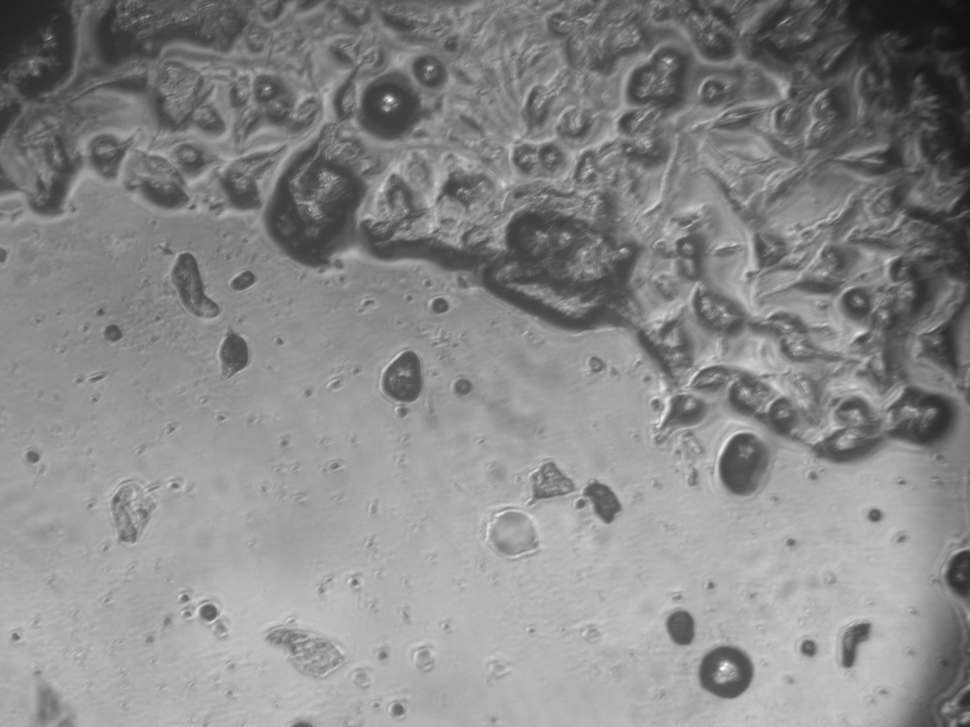
#> input picture software/1_corner_0.png, 970 x 727 px, shrunk from 1440 x 1080 before the run
$ python difference_between_images.py --file1 1_corner_0.png --file2 1_corner_9.png
#> lines starting #> are read from the running program, lines starting #| are printed output that depends on the picture; after the words box and inside, x2 and y2 are one past the last pixel; in counts of white or black regions, pixels touching at a corner belong together; long printed decimals are rounded
#> further down, image_1 is the input picture: PIL image 970x727 L; min 16, max 255, mean 137.1
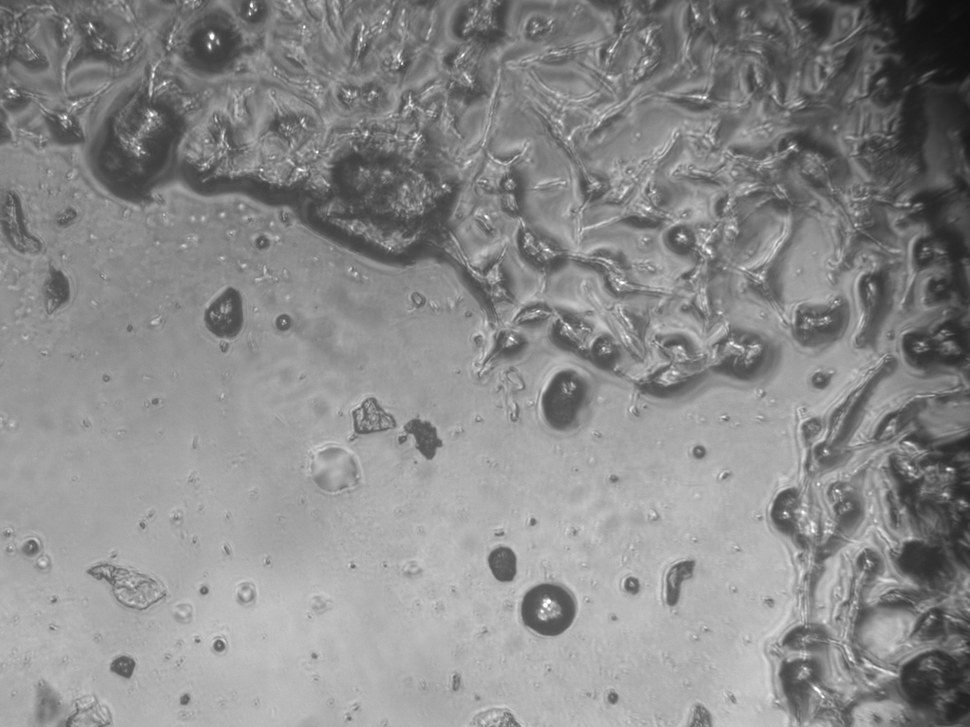
#> input picture software/1_corner_9.png, 970 x 727 px, shrunk from 1440 x 1080 before the run
#> further down, image_2 is the input picture: PIL image 970x727 L; min 13, max 255, mean 138.5
### software/services/images_difference_serivce.py
import numpy as np
import cv2 as cv
from matplotlib import pyplot as plt


class ImagesDifferenceService:

    def __init__(self):
        self.good_threshold = 0.7

    # [35 lines left out: function calculate_offset, not called in this run]

    def show_pixel_offset(self, image_1, image_2):
        sift = cv.SIFT_create()
        key_points_1, descriptors_1 = sift.detectAndCompute(image_1, None)
#> key_points_1 = 1894 keypoints; strongest (x, y, size): (389, 99, 5.2), (725, 667, 7.8), (681, 627, 20.1), (860, 632, 13.6)
        key_points_2, descriptors_2 = sift.detectAndCompute(image_2, None)
#> key_points_2 = 3758 keypoints; strongest (x, y, size): (212, 36, 3.8), (251, 5, 2.4), (209, 46, 2.8), (948, 469, 2.7)
        flann_index_kdtree = 1
        index_params = dict(algorithm=flann_index_kdtree, trees=5)
        search_params = dict(checks=50)
        flann = cv.FlannBasedMatcher(index_params, search_params)
        matches = flann.knnMatch(descriptors_1, descriptors_2, k=2)
#> matches = 1894 matches
        good = []
        for m, n in matches:
            if m.distance < self.good_threshold * n.distance:
                good.append(m)
#> after the loop, good = 84 matches

        src_pts = np.float32([key_points_1[m.queryIdx].pt for m in good]).reshape(-1, 1, 2)
#> src_pts = 84 rows, first 8: [142, 17.88], [192.2, 300.6], [193.7, 253.6], [221.1, 627.9], [307.2, 238.2], [332.7, 257.4], [368.4, 139.2], [371.3, 210.5]
        dst_pts = np.float32([key_points_2[m.trainIdx].pt for m in good]).reshape(-1, 1, 2)
#> dst_pts = 84 rows, first 8: [169.9, 41.18], [750.3, 272.6], [513.7, 548.2], [502.9, 564.5], [128.3, 176.6], [154.1, 193.9], [188.8, 76.72], [196.4, 147]
        transformation, mask = cv.findHomography(src_pts, dst_pts, cv.RANSAC, 5.0)
#> transformation = [[0.993, -0.00448, -175.2], [-0.00446, 0.991, -59.97], [-8.96e-06, -6.2e-06, 1]]; mask = 84 values, max 1 at index 4, min 0 at index 0, mean 0.881
        matches_mask = mask.ravel().tolist()
#> matches_mask has the same summary as mask
        h, w = image_1.shape
#> h = 727; w = 970
        pts = np.float32([[0, 0],
                          [0, h - 1],
                          [w - 1, h - 1],
                          [w - 1, 0]]).reshape(-1, 1, 2)
#> pts = [[0, 0], [0, 726], [969, 726], [969, 0]]
        destination = cv.perspectiveTransform(pts, transformation)
#> destination = [[-175.2, -59.97], [-179.3, 662.4], [793.9, 663.9], [793.5, -64.86]]
        image_2 = cv.polylines(image_2, [np.int32(destination)], True, 255, 3, cv.LINE_AA)
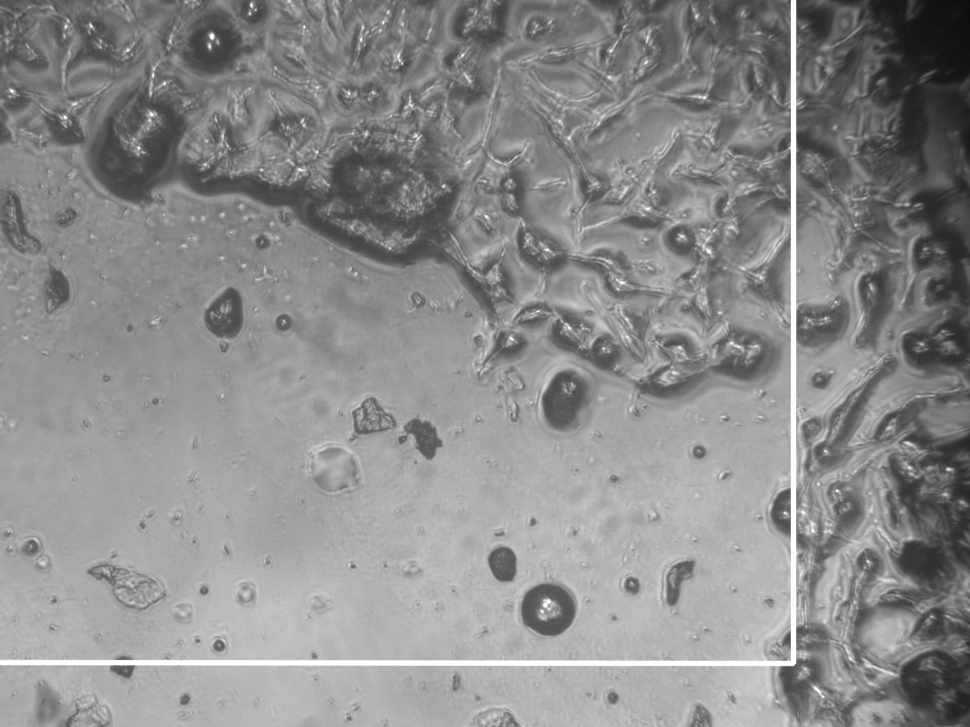
#> image_2: shape (727, 970); 1.45% of pixels changed, all inside (x1, y1, x2, y2) = (0, 0, 797, 667)
        draw_params = dict(matchColor=(0, 255, 0),  # draw matches in green color
                           singlePointColor=None,
                           matchesMask=matches_mask,  # draw only inliers
                           flags=2)
#> draw_params = 4 items
        image_3 = cv.drawMatches(image_1,
                                 key_points_1,
                                 image_2,
                                 key_points_2,
                                 good,
                                 None,
                                 **draw_params)
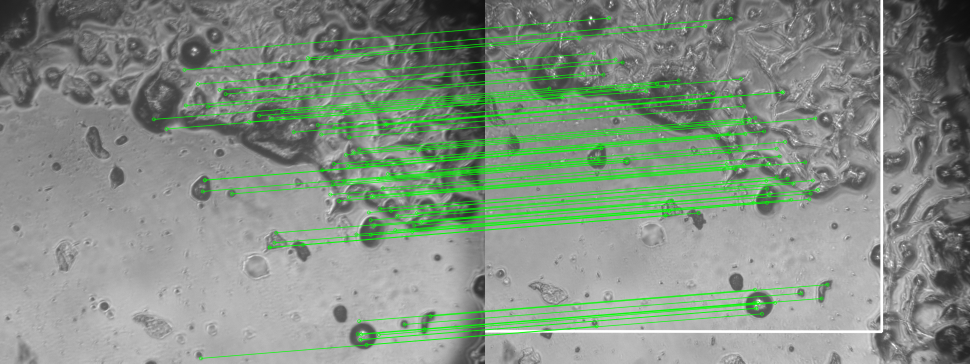
#> image_3: shape (727, 1940, 3) (shown at 1/2 size); mean of channels 0, 1, 2 131.4, 144.7, 131.4; drawn as R, G, B
        print(destination)
#| [[[-175.199  -59.9738 ]]
#|  [[-179.262  662.4228 ]]
#|  [[ 793.8512   663.8685 ]]
#|  [[ 793.528  -64.858]]]
        print(transformation)
#| [[ 9.92612046e-01 -4.48369335e-03 -1.75199085e+02]
#|  [-4.45977246e-03  9.90926863e-01 -5.99738015e+01]
#|  [-8.95511039e-06 -6.20420395e-06  1.00000000e+00]]
        print('translation: x: ' + str(destination[0][0][0]) + ' y: ' + str(destination[0][0][1]))
#| translation: x: -175.199 y: -59.9738
        plt.imshow(image_3, 'gray'), plt.show()

### software/difference_between_images.py
from services.images_difference_serivce import ImagesDifferenceService
import argparse
from PIL import Image
import numpy as np


if __name__ == '__main__':
    image_difference_service = ImagesDifferenceService()
    parser = argparse.ArgumentParser(description='Show difference and offset of 2 photos')
    parser.add_argument('--file1',
                        metavar='N',
                        type=str,
                        required=True,
                        help='first image to compare')
    parser.add_argument('--file2',
                        type=str,
                        required=True,
                        help='second image to compare')
    args = parser.parse_args()
    image_1 = Image.open(args.file1)
    image_2 = Image.open(args.file2)
    image_difference_service.show_pixel_offset(image_1=np.array(image_1), image_2=np.array(image_2))
